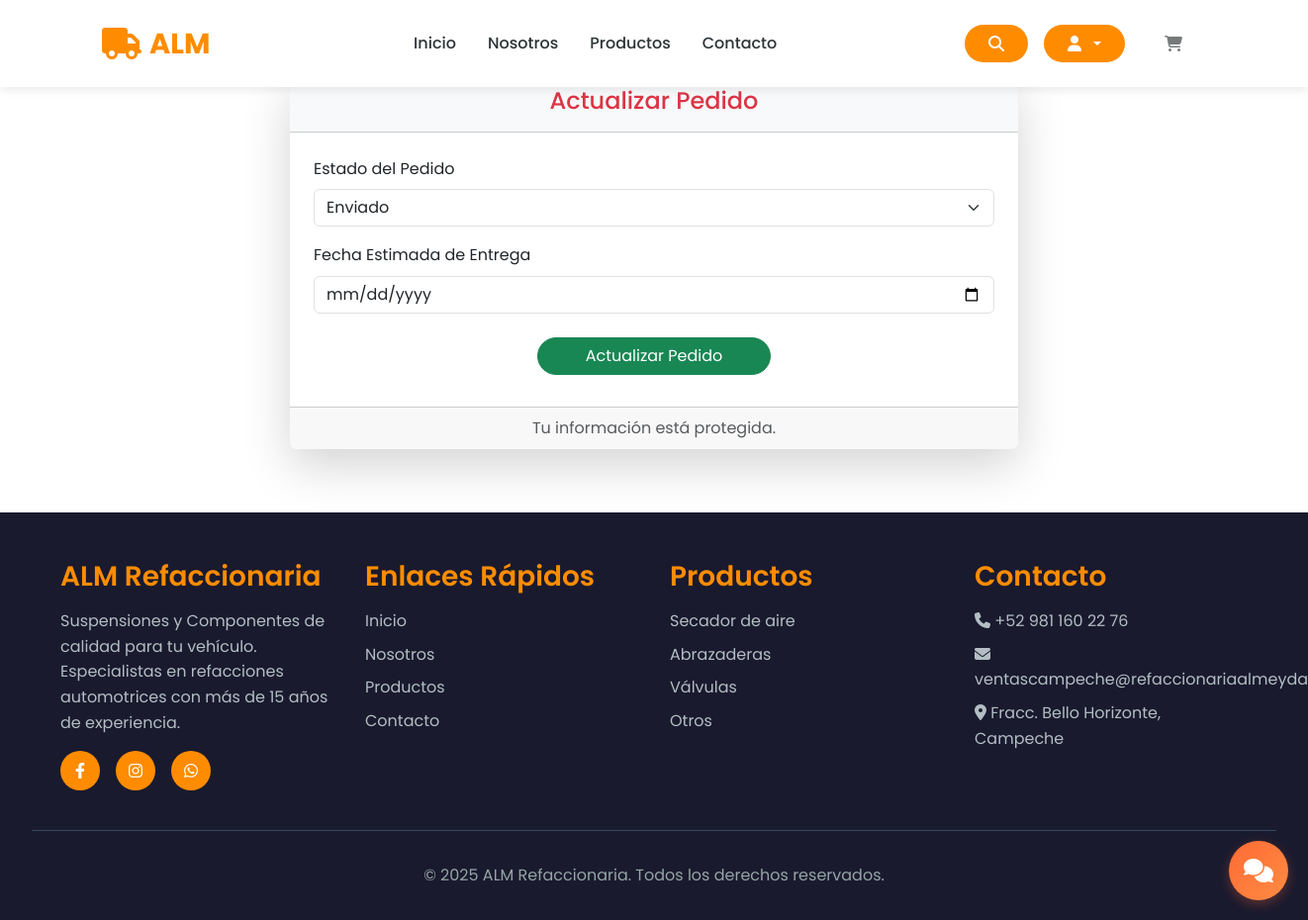
The page /gestion/orders/4/update/ (signed in) on the database as committed earlier.
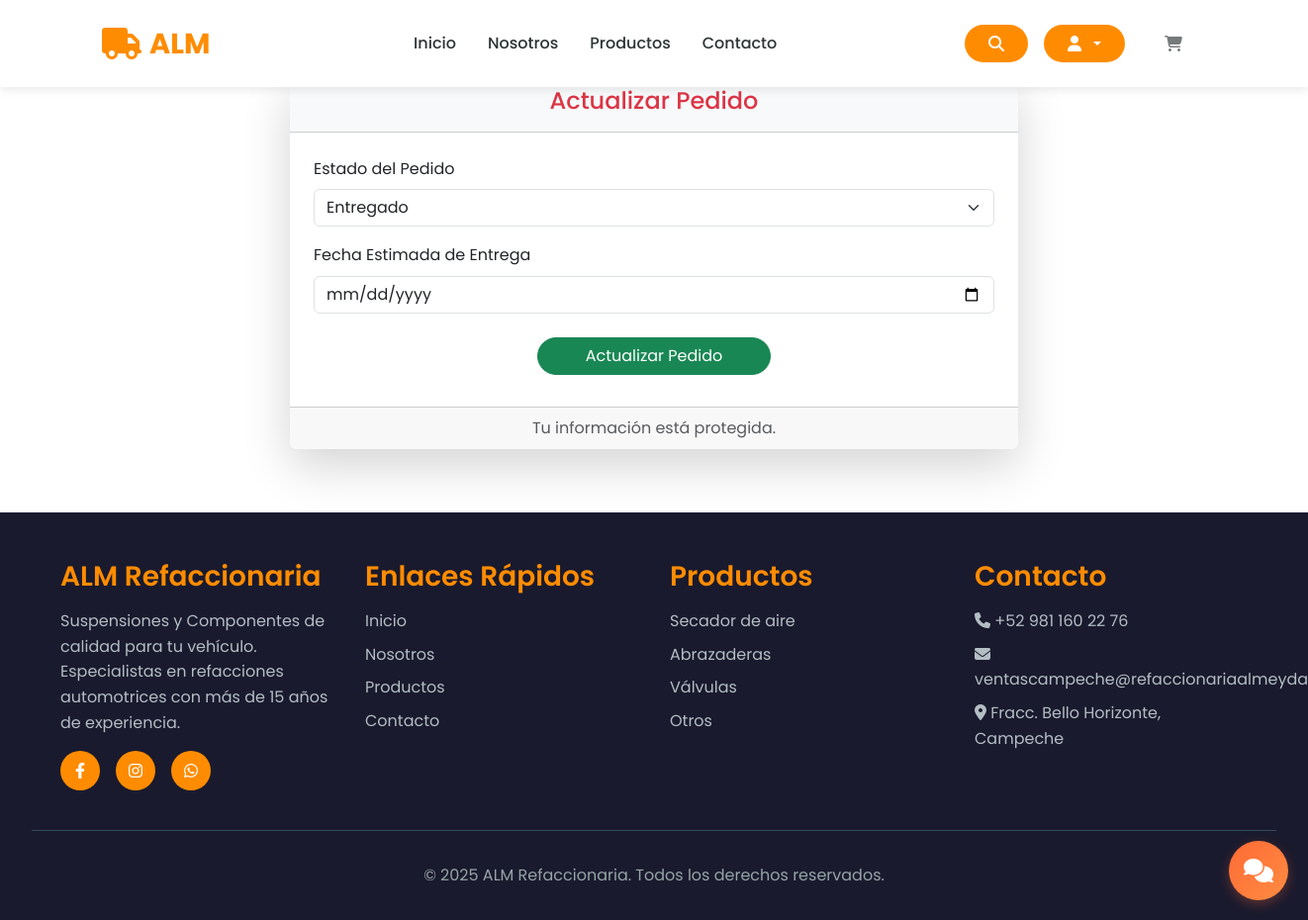
The same page on the database as committed later.
### store/models.py (models this page shows, shortened)
class Order(models.Model):
    STATUS_CHOICES = [
        ('Pendiente', 'Pendiente'),
        ('Procesando', 'Procesando'),
        ('Enviado', 'Enviado'),
        ('Entregado', 'Entregado'),
        ('Cancelado', 'Cancelado'),
    ]
    customer = models.ForeignKey(Customer, on_delete=models.SET_NULL, null=True, blank=True)
    date_ordered = models.DateTimeField(auto_now_add=True)
    complete = models.BooleanField(default=False)
    transaction_id = models.CharField(max_length=200, null=True)
    status = models.CharField(max_length=20, choices=STATUS_CHOICES, default='Pendiente')
    estimated_delivery = models.DateField(null=True, blank=True)
    custom_message = models.TextField(null=True, blank=True)

### store/views.py (the view)
# urls.py: path('gestion/orders/<int:order_id>/update/', views.update_order_status, name='update_order_status'),
@staff_member_required
def update_order_status(request, order_id):
    data = cartData(request)
    cartItems = data['cartItems']
    order = get_object_or_404(Order, id=order_id)
    if request.method == 'POST':
        form = OrderUpdateForm(request.POST, instance=order)
        if form.is_valid():
            form.save()
            messages.success(request, 'El pedido ha sido actualizado correctamente.')
            return redirect('admin_order_list')
    else:
        form = OrderUpdateForm(instance=order)
    return render(request, 'store/update_order.html', {'form': form, 'order': order, 'cartItems':cartItems})

### store/forms.py
class OrderUpdateForm(forms.ModelForm):
    estimated_delivery = forms.DateField(
        widget=forms.DateInput(attrs={'type': 'date', 'class': 'form-control'}),
        required=False
    )
    class Meta:
        model = Order
        fields = ['status', 'estimated_delivery']
        widgets = {
            'status': forms.Select(attrs={'class': 'form-select'}),
        }

### store/templates/store/update_order.html (shortened to what this page needs)
{% extends 'store/main.html' %}
{% load static %}
{% block content %}
<section>
    <div class="container mt-4">
        <div class="row justify-content-center">
            <div class="col-md-8">
                <div class="card border-0 shadow-lg">
                    <div class="card-header bg-light text-center text-danger">
                        <h4>Actualizar Pedido</h4>
                    </div>
                    <form method="post" enctype="multipart/form-data" class="p-4">
                        <div class="mb-3">
                            <label for="{{ form.status.id_for_label }}" class="form-label">Estado del Pedido</label>
                            {{ form.status }}
                        </div>
                        <div class="mb-3">
                            <label for="{{ form.estimated_delivery.id_for_label }}" class="form-label">Fecha Estimada de Entrega</label>
                            {{ form.estimated_delivery }}
                        </div>
                        <div class="text-center mt-4">
                            <button type="submit" class="btn btn-success px-5 rounded-pill">Actualizar Pedido</button>
                        </div>
                    </form>
                    <div class="card-footer text-center text-muted mt-2">
                        Tu información está protegida.
                    </div>
                </div>
            </div>
        </div>
    </div>
</section>
{% endblock content %}

Rows that differ between the two databases and show on the page:
changed Order: status "Enviado" → "Entregado"
